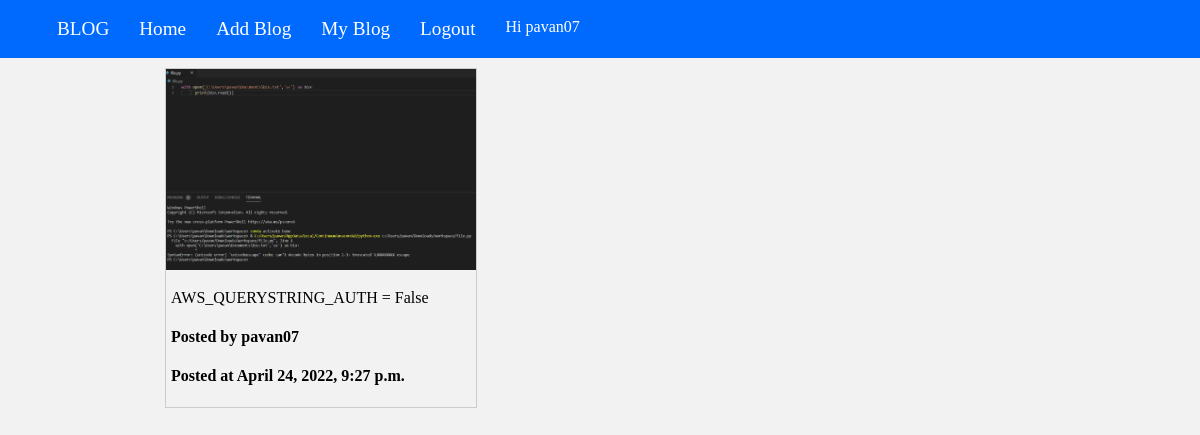
The page /my_blog (signed in) on the database its author committed.
### blog/models.py (models this page shows)
class blog(models.Model):
    user  = models.ForeignKey(User,on_delete=models.CASCADE)
    title = models.TextField()
    content  = models.TextField()
    date_posted = timezone.localtime(timezone.now())
    img1 = models.ImageField(upload_to='images/',blank=True)
    img2 = models.ImageField(upload_to='images/',blank=True)
    id = models.AutoField(primary_key=True)

### blog/views.py (the view)
# urls.py: path('my_blog',my_blog,name='my_blog'),
@login_required
def my_blog(request):
    blogs = blog.objects.filter(user = request.user)
    run = True
    if len(blogs) ==0:
        run = False
    return render(request,'home.html',{'blogs':blogs,'run':run})

### blog/templates/home.html (shortened to what this page needs)
{% load static%}
<!DOCTYPE html>
<html>
<head>
	<link rel="stylesheet" href="{%static 'home2.css'%}">
</head>
<body>
<div class="nav">
    <ul>
        <li><a href="{% url 'home' %}">BLOG</a></li>
        <li><a href="{% url 'home' %}">Home</a></li>
		<li><a href="{% url 'add_blog' %}">Add Blog</a></li>
		<li><a href = "{%url 'my_blog'%}">My Blog</a></li>
        <li ><a href="{% url 'logout' %}">Logout</a></li>
		<li>Hi {{user.username}}</li>
    </ul>
</div>
<div class = "box">
	{%if run%}
	{%for blog in blogs%}
	<div class="gallery">
		<a target="_blank" href="{%url 'blog_view' blog.id %}">
		<img src="{{ blog.img1.url }}" alt=""></a>
		<div class="desc">{{blog.title}}</div>
		<h4 class="user_name">Posted by {{blog.user.username}}</h4>
		<h4 class="time_stamp">Posted at {{blog.date_posted}}</h4>
	</div>
	{% endfor %}
	{%else%}
	<h1>No blogs to display, Go on write your first blog</h1>
	{%endif%}
</div>
</body>
</html>

### blog/static/home2.css (style rules this page uses)
body { background-color: #f2f2f2; margin: 0; }
.nav { background-color: #006aff; color: #fff; display: flex; justify-content: space-between; align-items: left; padding: 2px; margin-top: 0; }
.nav ul { display: flex; justify-content: space-between; list-style: none; }
.nav ul li { padding:0 15px; }
.nav ul li a { color: #fff; text-decoration: none; font-size: larger; margin-top: 5px; }
.box { margin: 10px 150px; flex-wrap: wrap; justify-content: center; }
.gallery { flex : 1; flex-basis: 300px; margin: 5px 15px; border: 1px solid #ccc; width: 310px; }
div.gallery img { width: 100%; height: auto; }
.desc { padding: 15px 5px 0px 5px; text-align: left; max-height: 105px; overflow-y: scroll; }
.user_name { margin-left: 5px; }
.time_stamp { margin-left: 5px; }

### rows shown on the page
blog: img1 (picture), title "AWS_QUERYSTRING_AUTH = False", user.username "pavan07", date_posted "April 24, 2022, 9:27 p.m."

### other values the page prints
{{ user.username }} "pavan07"
